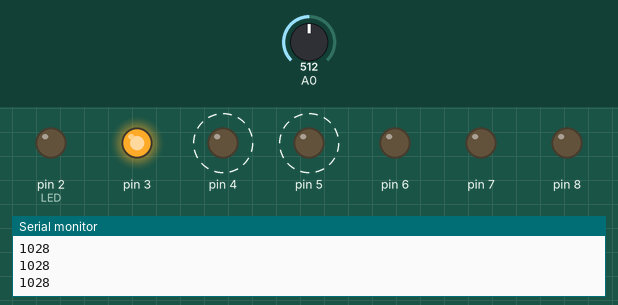
A sketch run on a simulated Arduino Uno, built with avr-gcc and run on an emulated ATmega328P. On the bench: output pins drawn as LEDs (lit = HIGH), the last lines printed to the serial monitor. Dashed ring = blinking. Inputs (shaded band) come from the test bench; at power-on: A0 = 512.

Above: at 1.2 s.
1.3 s: A0 set to 122
At 1.46 s:
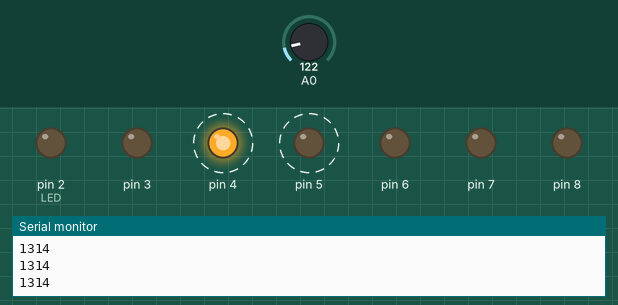
At 2.03 s:
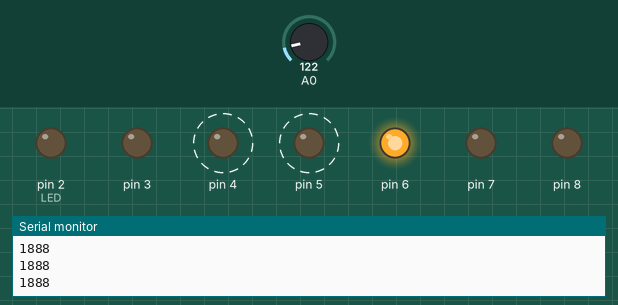
4.3 s: A0 set to 0
At 5.0 s:
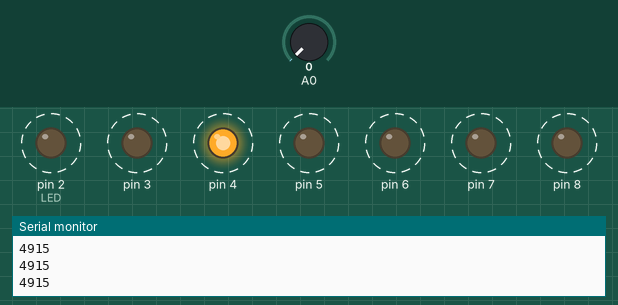
Timing chart, 0 to 13.3 s (numbered marks = the images above; inputs shaded):
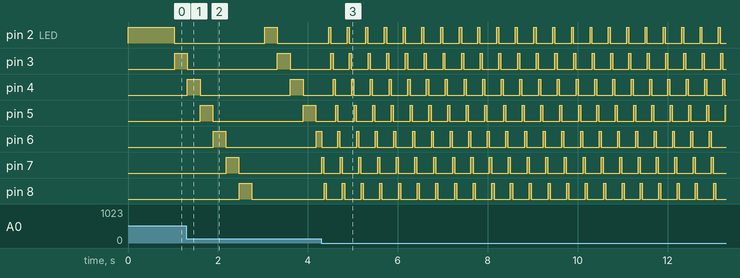

Measured:
- after the input at 1.3 s, pin 2 (LED): LOW → HIGH after 1.7 s, → LOW 0.28 s later; pin 3: HIGH → LOW after 0.02 s instead of 0.76 s; pin 6: LOW → HIGH after 0.60 s instead of 2.8 s; pin 7: LOW → HIGH after 0.88 s, → LOW 0.28 s later; pin 8: LOW → HIGH after 1.2 s, → LOW 0.28 s later
- after the input at 4.3 s, pin 2 (LED): alternates HIGH for 0.04 s and LOW for 0.37 s, starting after 0.16 s; pin 3: alternates HIGH for 0.04 s and LOW for 0.37 s, starting after 0.21 s
- by itself, pin 4, pin 5: alternates HIGH for 0.28 s and LOW for 2.0 s

The sketch:

chal3.ino
```cpp
int PIN_1=2;
int PIN_8=9;
int LED=2;
int T;
int cTime=0;
int pTime;

void setup() {
  // put your setup code here, to run once:
  Serial.begin(9600);
  for (int i=PIN_1; i!=PIN_8;i++){
    pinMode(i,OUTPUT);
  }
}

void loop() {
  // put your main code here, to run repeatedly:
  T=map(analogRead(A0),0,1023,50,2000);


  digitalWrite(LED,HIGH);

  pTime=millis();

  if (pTime-cTime >= T) {
    digitalWrite(LED,LOW);
    LED++;
    if (LED>PIN_8) {
      LED=2;
    }

    cTime=millis();
  }

  Serial.println(cTime);

}
```
